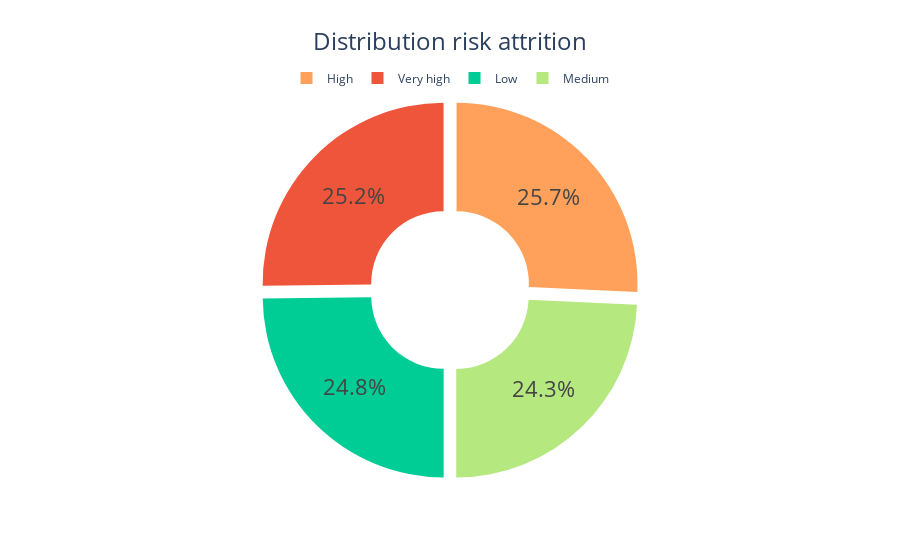

Notebook code cell kept with this figure:
### Code cell
import plotly.graph_objects as go

count_values = df_risk.value_counts()

colors = {
    "Low": "#00CC96",
    "Medium": "#B6E880",
    "High": "#FFA15A",
    "Very high": "#EF553B"
}
count_values = {
    "High": 951,
    "Very high": 931,
    "Low": 918,
    "Medium": 898
}
fig = go.Figure(data=[
    go.Pie(
        labels=list(count_values.keys()),  # Convert dict_keys to a list
        values=list(count_values.values()),  # Convert dict_values to a list
        hole=0.4,
        pull=[0.05, 0.05, 0.05, 0.05],
        marker=dict(colors=[colors[label] for label in count_values.keys()])
    )
])
fig.update_traces(textfont=dict(size=22))
fig.update_layout(
    title="Distribution risk attrition",
    title_font=dict(size=24),
    legend=dict(
        orientation="h",
        yanchor="bottom",
        y=1.02,
        xanchor="center",
        x=0.5
    ),
    title_x=0.5
)
fig.show()

### Figure 1 — Plotly figure (JSON) as saved in the notebook; plotly's stock layout.template omitted (floating-point values rounded to 4 significant figures)
{"data": [{"hole": 0.4, "labels": ["High", "Very high", "Low", "Medium"], "marker": {"colors": ["#FFA15A", "#EF553B", "#00CC96", "#B6E880"]}, "pull": [0.05, 0.05, 0.05, 0.05], "textfont": {"size": 22}, "type": "pie", "values": [951, 931, 918, 898]}], "layout": {"legend": {"orientation": "h", "x": 0.5, "xanchor": "center", "y": 1.02, "yanchor": "bottom"}, "title": {"font": {"size": 24}, "text": "Distribution risk attrition", "x": 0.5}}}
